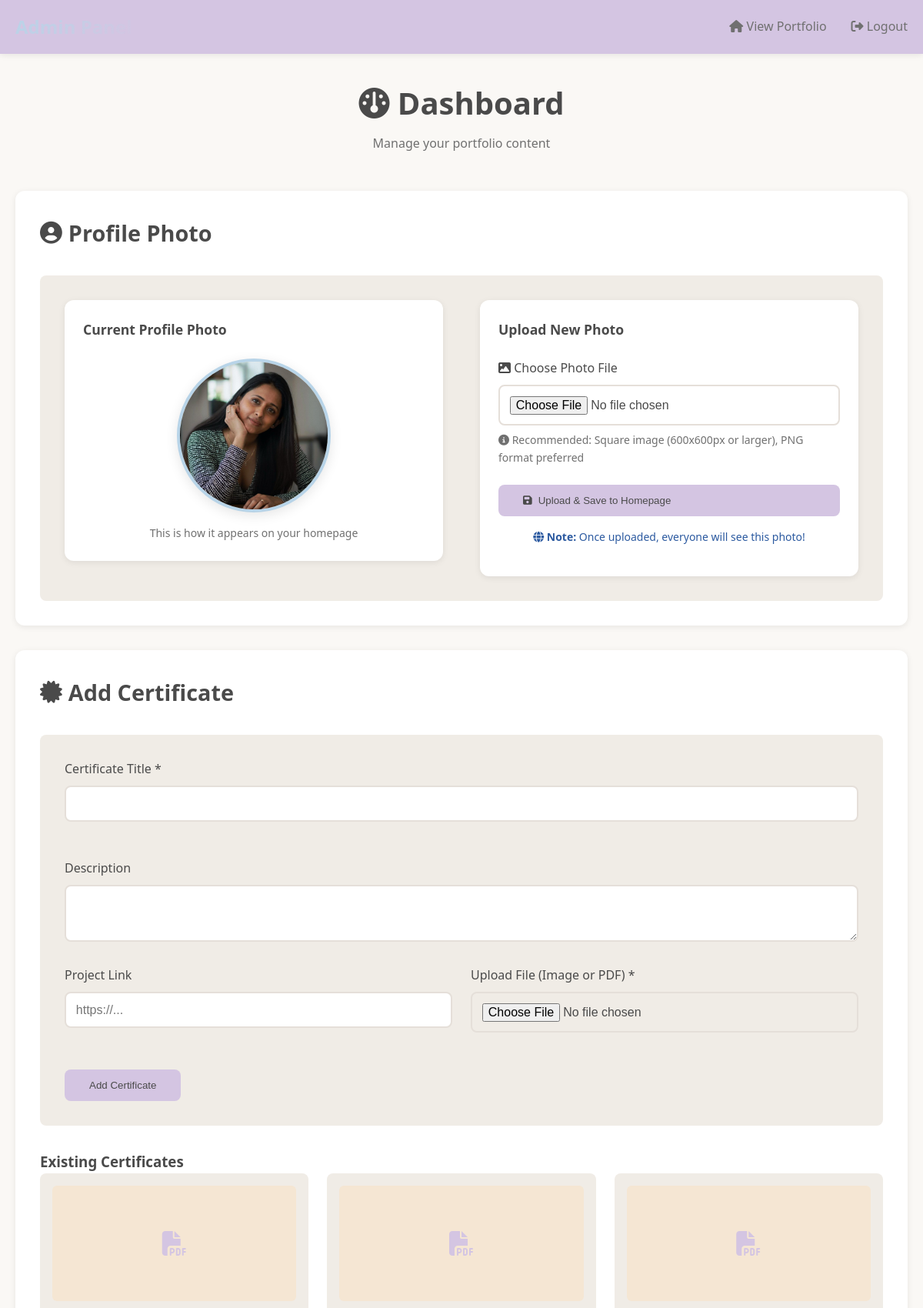
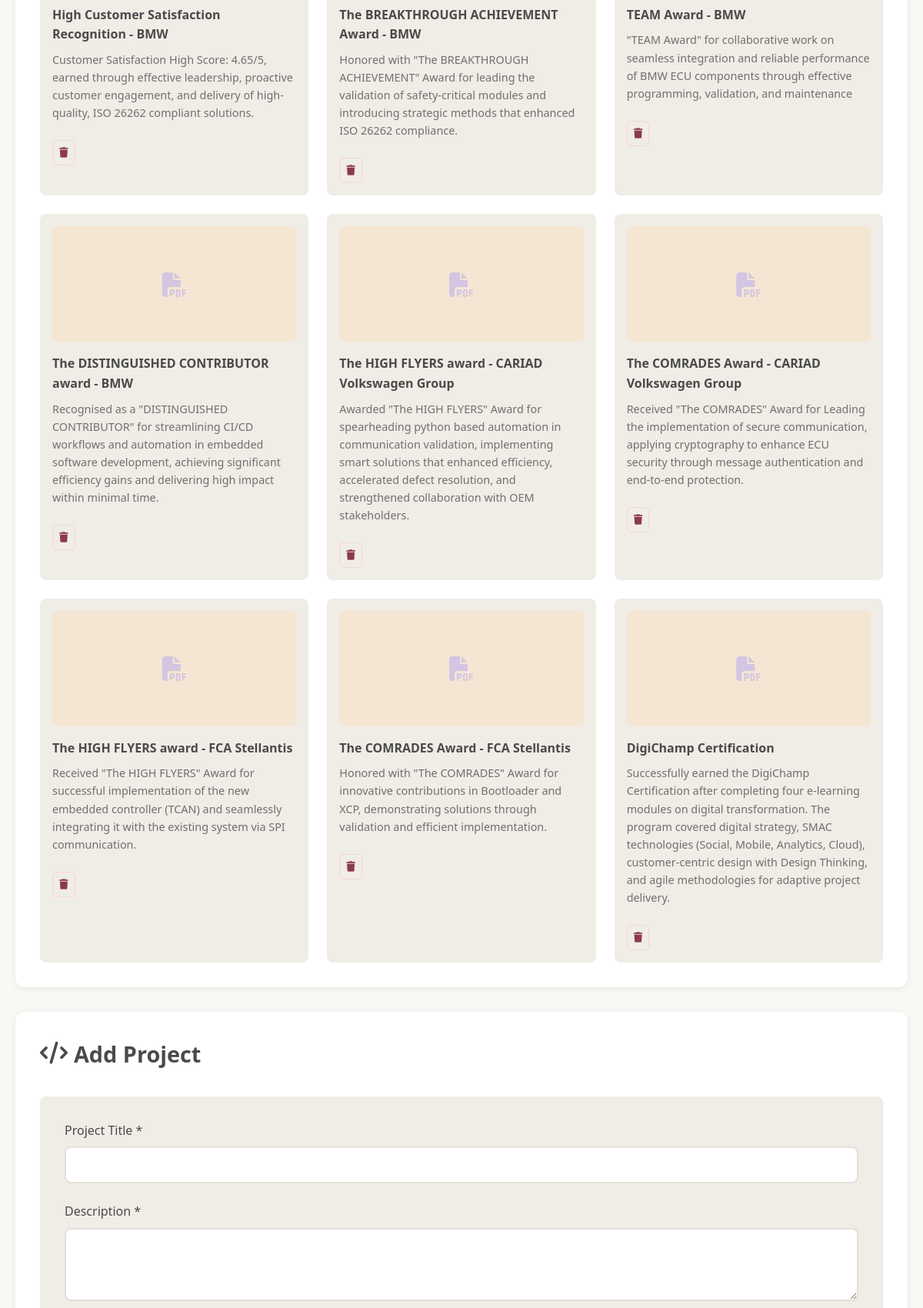
/admin (signed in, upper part), run on the app's committed database (2 pictures, top to bottom).
### tables this page shows
CREATE TABLE certificates
                 (id INTEGER PRIMARY KEY AUTOINCREMENT,
                  title TEXT NOT NULL,
                  description TEXT,
                  project_link TEXT,
                  file_path TEXT NOT NULL,
                  file_type TEXT NOT NULL,
                  created_at TIMESTAMP DEFAULT CURRENT_TIMESTAMP);

### app.py (the view)
@app.route('/admin')
def admin_panel():
    if not session.get('admin_logged_in'):
        flash('Please login to access the admin panel.', 'error')
        return redirect(url_for('admin_login'))
    conn = get_db()
    certificates = conn.execute('SELECT * FROM certificates ORDER BY created_at DESC').fetchall()
    projects = conn.execute('SELECT * FROM projects ORDER BY created_at DESC').fetchall()
    blogs = conn.execute('SELECT * FROM blogs ORDER BY created_at DESC').fetchall()
    skills_work = conn.execute('SELECT * FROM skills WHERE category = "work_with" ORDER BY name').fetchall()
    skills_know = conn.execute('SELECT * FROM skills WHERE category = "know" ORDER BY name').fetchall()
    qualities = conn.execute('SELECT * FROM qualities ORDER BY created_at').fetchall()
    contact = conn.execute('SELECT * FROM contact WHERE id = 1').fetchone()
    conn.close()
    return render_template('admin_panel.html',
                         certificates=certificates,
                         projects=projects,
                         blogs=blogs,
                         skills_work=skills_work,
                         skills_know=skills_know,
                         qualities=qualities,
                         contact=contact)

### app.py (called while the page is built)
def get_db():
    conn = sqlite3.connect('portfolio.db')
    conn.row_factory = sqlite3.Row  # Return rows as dictionaries
    return conn

### templates/admin_panel.html (shortened to what this page needs)
{% extends "base.html" %}
{% block content %}
<nav class="navbar admin-navbar">
    <div class="container">
        <div class="nav-brand">Admin Panel</div>
        <div class="nav-menu">
            <a href="{{ url_for('index') }}"><i class="fas fa-home"></i> View Portfolio</a>
            <a href="{{ url_for('admin_logout') }}"><i class="fas fa-sign-out-alt"></i> Logout</a>
        </div>
    </div>
</nav>
<div class="admin-page">
    <div class="container">
        <div class="admin-header">
            <h1><i class="fas fa-dashboard"></i> Dashboard</h1>
            <p>Manage your portfolio content</p>
        </div>
        <section class="admin-section">
            <div class="section-header">
                <h2><i class="fas fa-user-circle"></i> Profile Photo</h2>
            </div>
            <div class="admin-form">
                <div class="profile-upload-simple">
                    <div class="current-photo-display">
                        <h3>Current Profile Photo</h3>
                        <div class="circular-preview">
                            <img src="{{ url_for('static', filename='images/profile.png') }}?v={{ range(1, 1000) | random }}"
                                 alt="Current Profile Photo"
                                 onerror="this.onerror=null; this.src='{{ url_for('static', filename='images/profile.jpg') }}?v={{ range(1, 1000) | random }}'; this.onerror=function(){ this.src='{{ url_for('static', filename='images/placeholder.svg') }}'; }">
                        </div>
                        <p class="photo-hint">This is how it appears on your homepage</p>
                    </div>
                    <div class="upload-form-simple">
                        <h3>Upload New Photo</h3>
                        <form method="POST" action="{{ url_for('upload_profile_photo') }}" enctype="multipart/form-data">
                            <div class="form-group">
                                <label><i class="fas fa-image"></i> Choose Photo File</label>
                                <input type="file" name="file" id="photoFileInput" class="form-input"
                                       accept="image/png,image/jpeg,image/jpg,image/gif" required
                                       onchange="document.getElementById('photoPreview').src = window.URL.createObjectURL(this.files[0]); document.getElementById('photoPreviewArea').style.display = 'block';">
                                <small class="hint-text" style="display: block; margin-top: 0.5rem;">
                                    <i class="fas fa-info-circle"></i> Recommended: Square image (600x600px or larger), PNG format preferred
                                </small>
                            </div>
                            <button type="submit" class="btn btn-primary" style="width: 100%;">
                                <i class="fas fa-save"></i> Upload & Save to Homepage
                </button>
                            <p class="hint-text" style="margin-top: 1rem; color: #2c5aa0; text-align: center;">
                                <i class="fas fa-globe"></i> <strong>Note:</strong> Once uploaded, everyone will see this photo!
                            </p>
                        </form>
                    </div>
                </div>
            </div>
        </section>
        <section class="admin-section">
            <div class="section-header">
                <h2><i class="fas fa-certificate"></i> Add Certificate</h2>
            </div>
            <form method="POST" action="{{ url_for('add_certificate') }}" enctype="multipart/form-data" class="admin-form">
                <div class="form-row">
                    <div class="form-group">
                        <label>Certificate Title *</label>
                        <input type="text" name="title" class="form-input" required>
                    </div>
                </div>
                <div class="form-group">
                    <label>Description</label>
                    <textarea name="description" class="form-input" rows="2"></textarea>
                </div>
                <div class="form-row">
                    <div class="form-group">
                        <label>Project Link</label>
                        <input type="url" name="project_link" class="form-input" placeholder="https://...">
                    </div>
                    <div class="form-group">
                        <label>Upload File (Image or PDF) *</label>
                        <input type="file" name="file" class="form-input" accept=".png,.jpg,.jpeg,.pdf,.gif" required>
                    </div>
                </div>
                <button type="submit" class="btn btn-primary">Add Certificate</button>
            </form>
            {% if certificates %}
            <h3 style="margin-top: 2rem;">Existing Certificates</h3>
            <div class="admin-grid">
                    {% for cert in certificates %}
                <div class="admin-card">
                        <div class="card-preview">
                            {% if cert.file_type == 'pdf' %}
                            <div class="pdf-icon-small"><i class="fas fa-file-pdf"></i></div>
                            {% else %}
                                <img src="{{ url_for('uploaded_file', filename=cert.file_path) }}" alt="{{ cert.title }}">
                            {% endif %}
                        </div>
                        <div class="card-content">
                            <h4>{{ cert.title }}</h4>
                            <p>{{ cert.description }}</p>
                        </div>
                        <div class="card-actions">
                        <form method="POST" action="{{ url_for('delete_certificate', cert_id=cert.id) }}" style="display: inline;">
                            <button type="submit" class="btn-icon btn-danger" onclick="return confirm('Delete this certificate?');">
                                <i class="fas fa-trash"></i>
                            </button>
                        </form>
                    </div>
                    </div>
                    {% endfor %}
            </div>
            {% endif %}
        </section>
        <section class="admin-section">
            <div class="section-header">
                <h2><i class="fas fa-code"></i> Add Project</h2>
            </div>
            <form method="POST" action="{{ url_for('add_project') }}" class="admin-form">
                <div class="form-group">
                    <label>Project Title *</label>
                    <input type="text" name="title" class="form-input" required>
                </div>
                <div class="form-group">
                    <label>Description *</label>
                    <textarea name="description" class="form-input" rows="3" required></textarea>
                </div>
            </form>
        </section>
    </div>
</div>
{% endblock %}

### templates/base.html (shortened to what this page needs)
<!DOCTYPE html>
<html lang="en">
<head>
    <link rel="stylesheet" href="{{ url_for('static', filename='css/style.css') }}">
    <link rel="stylesheet" href="https://cdnjs.cloudflare.com/ajax/libs/font-awesome/6.4.0/css/all.min.css">
</head>
<body>
    {% block content %}{% endblock %}
</body>
</html>

### data on the page
certificates: file_type "pdf" (drawn), title "High Customer Satisfaction Recognition - BMW", description "Customer Satisfaction High Score: 4.65/5, earned through effective leadership, proactive customer engagement, and delivery of high-quality, ISO 26262 compliant solutions."
certificates: file_type "pdf" (drawn), title "The BREAKTHROUGH ACHIEVEMENT Award - BMW", description "Honored with \"The BREAKTHROUGH ACHIEVEMENT\" Award for leading the validation of safety-critical modules and introducing strategic methods that enhanced ISO 26262 compliance."
certificates: file_type "pdf" (drawn), title "TEAM Award - BMW", description "\"TEAM Award\" for collaborative work on seamless integration and reliable performance of BMW ECU components through effective programming, validation, and maintenance"
certificates: file_type "pdf" (drawn), title "The DISTINGUISHED CONTRIBUTOR award - BMW", description "Recognised as a \"DISTINGUISHED CONTRIBUTOR\" for streamlining CI/CD workflows and automation in embedded software development, achieving significant efficiency gains and delivering high impact within minimal time."
certificates: file_type "pdf" (drawn), title "The HIGH FLYERS award - CARIAD Volkswagen Group", description "Awarded \"The HIGH FLYERS\" Award for spearheading python based automation in communication validation, implementing smart solutions that enhanced efficiency, accelerated defect resolution, and strengthened collaboration with OEM stakeholders."
certificates: file_type "pdf" (drawn), title "The COMRADES Award - CARIAD Volkswagen Group", description "Received \"The COMRADES\" Award for Leading the implementation of secure communication, applying cryptography to enhance ECU security through message authentication and end-to-end protection."
certificates: file_type "pdf" (drawn), title "The HIGH FLYERS award - FCA Stellantis", description "Received \"The HIGH FLYERS\" Award for successful implementation of the new embedded controller (TCAN) and seamlessly integrating it with the existing system via SPI communication."
certificates: file_type "pdf" (drawn), title "The COMRADES Award - FCA Stellantis", description "Honored with \"The COMRADES\" Award for innovative contributions in Bootloader and XCP, demonstrating solutions through validation and efficient implementation."
certificates: file_type "pdf" (drawn), title "DigiChamp Certification", description "Successfully earned the DigiChamp Certification after completing four e-learning modules on digital transformation. The program covered digital strategy, SMAC technologies (Social, Mobile, Analytics, Cloud), customer-centric design with Design Thinking, and agile methodologies for adaptive project delivery."
